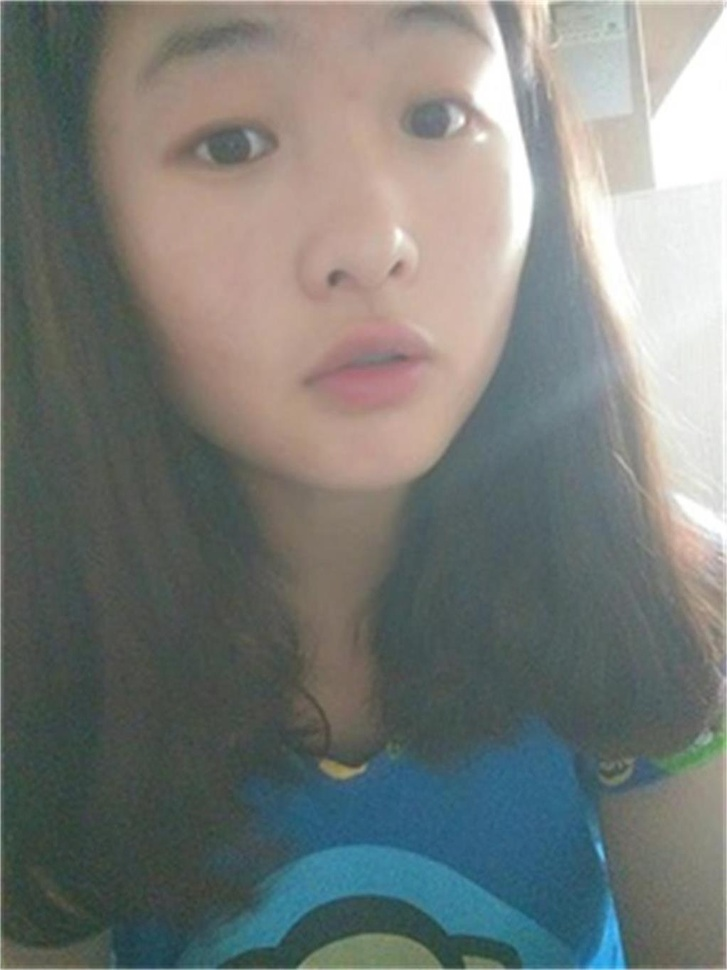
#> input picture Ml/OpenCVDemo/image/1.jpg, 727 x 970 px, shrunk from 1022 x 1363 before the run
$ python '图像的平滑与滤波.py'
#> lines starting #> are read from the running program, lines starting #| are printed output that depends on the picture
#!/usr/bin/python
# -*- coding: UTF-8 -*-
import cv2
import numpy as np
import matplotlib.pyplot as plt

#对于图形的平滑与滤波，但从滤波角度来讲，一般主要的目的都是为了实现对图像噪声的消除，增强图像的效果。
#统一的2D滤波器cv2.filter2D类似于卷积核
img = cv2.imread('image/1.jpg',0) #直接读为灰度图像
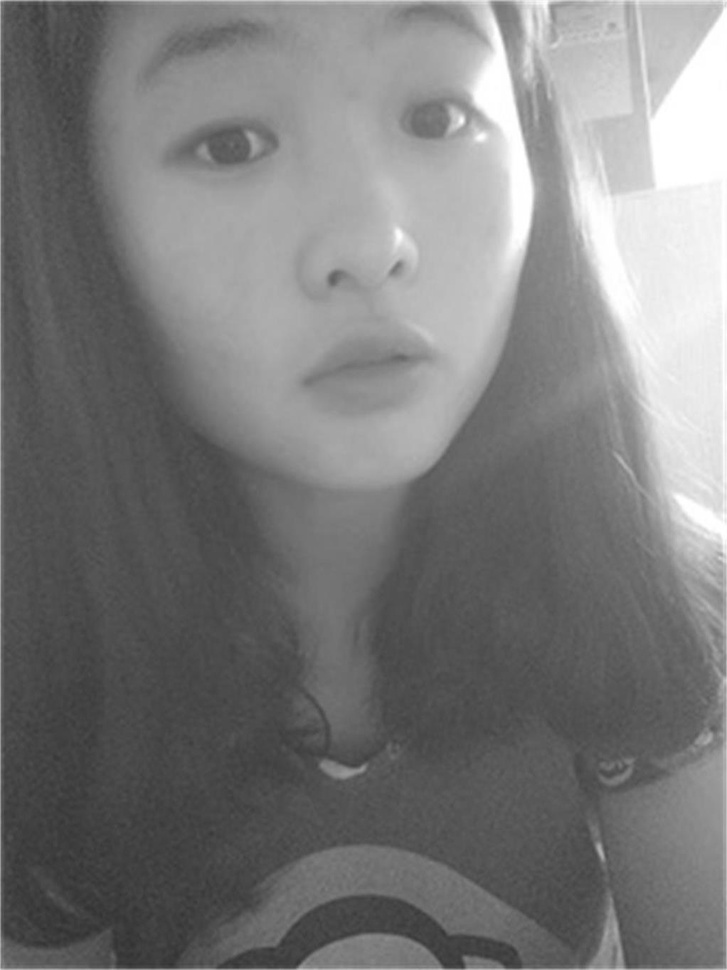
#> img: shape (970, 727); min 49, max 255, mean 122.7
img1=np.float32(img)
kernel=np.ones((5,5),dtype=np.float32)/25

dst=cv2.filter2D(img1,-1,kernel)

$ run again, with Ml/OpenCVDemo/image/wxs.jpg copied over Ml/OpenCVDemo/image/1.jpg
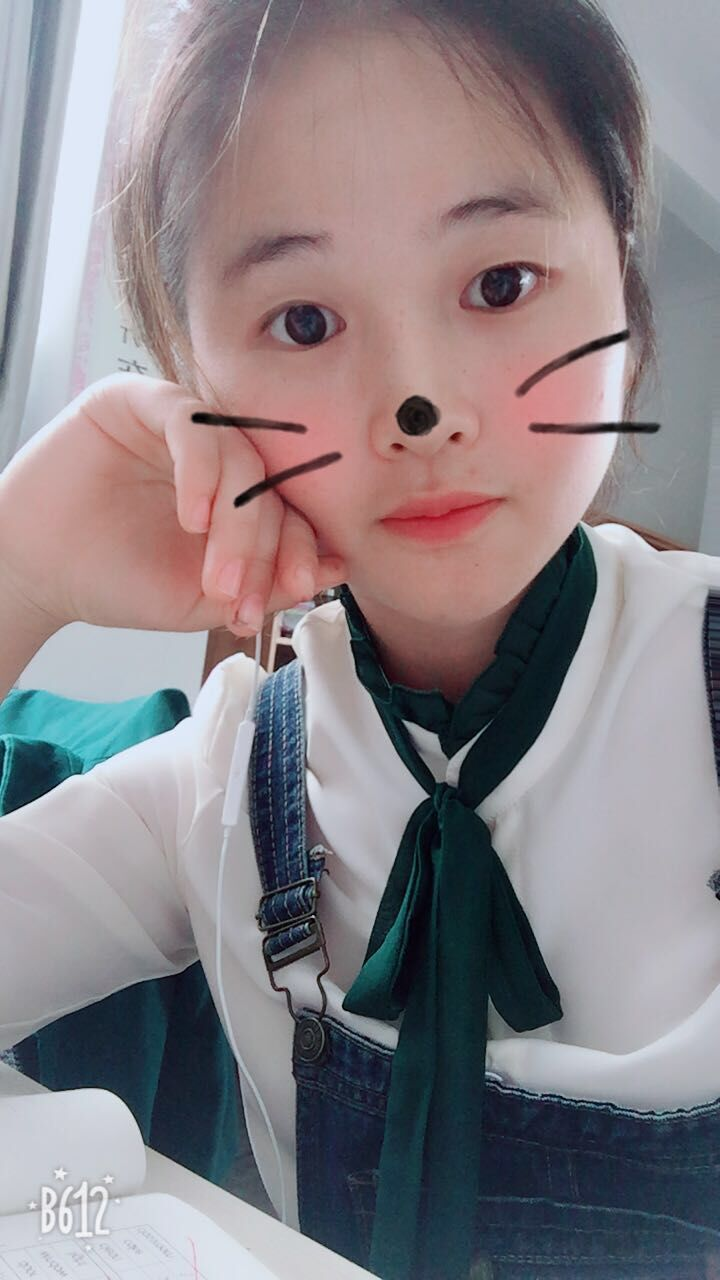
#> input picture Ml/OpenCVDemo/image/wxs.jpg, 720 x 1280 px
#> `img = cv2.imread('image/1.jpg',0)`:
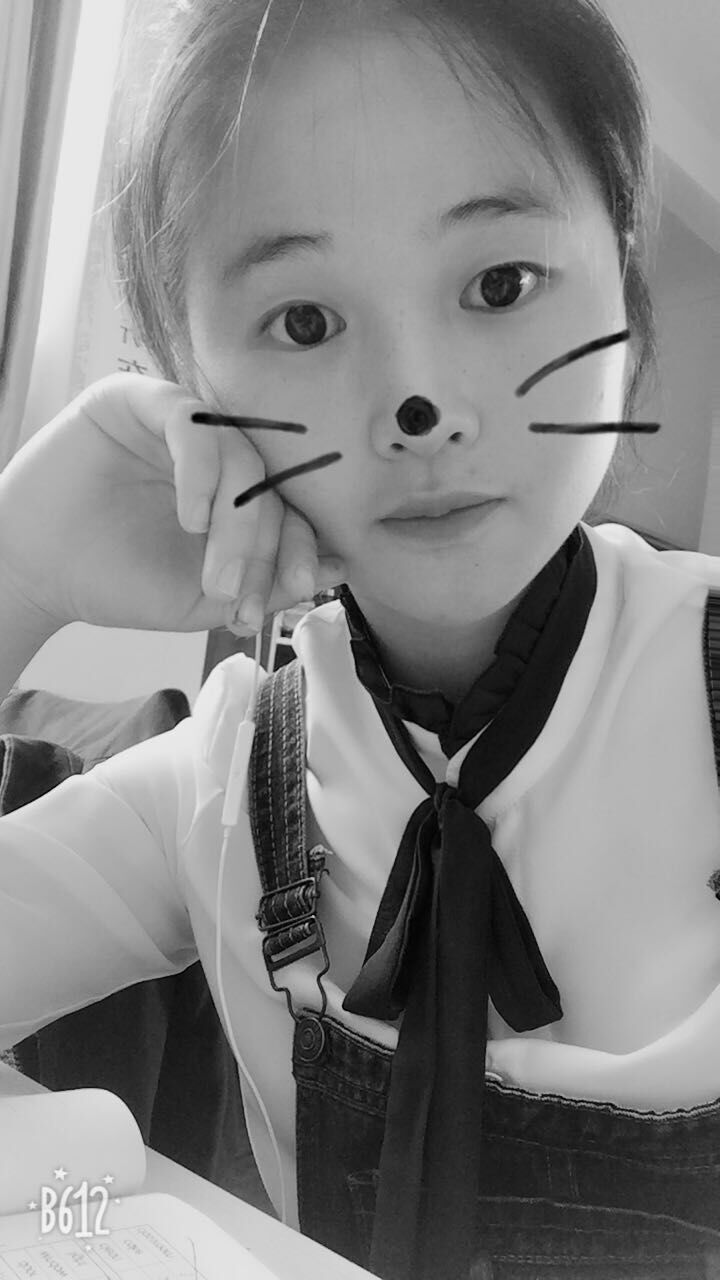
#> img: shape (1280, 720); min 0, max 252, mean 132.3
